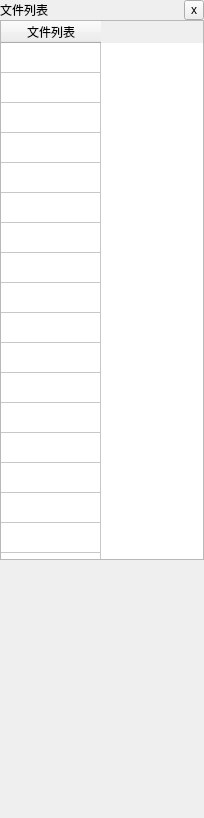
     <widget class="QStackedWidget" name="leftStackedWidget">
      <property name="maximumSize">
       <size>
        <width>204</width>
        <height>16777215</height>
       </size>
      </property>
      <property name="currentIndex">
       <number>0</number>
      </property>
      <widget class="QWidget" name="listlistWidget">
       <layout class="QVBoxLayout" name="verticalLayout_5">
        <property name="spacing">
         <number>0</number>
        </property>
        <property name="leftMargin">
         <number>0</number>
        </property>
        <property name="topMargin">
         <number>0</number>
        </property>
        <property name="rightMargin">
         <number>0</number>
        </property>
        <property name="bottomMargin">
         <number>0</number>
        </property>
        <item>
         <layout class="QHBoxLayout" name="horizontalLayout_6">
          <property name="spacing">
           <number>0</number>
          </property>
          <item>
           <widget class="QLabel" name="label_4">
            <property name="text">
             <string>文件列表</string>
            </property>
           </widget>
          </item>
          <item>
           <widget class="QToolButton" name="toolButton_closeFilelistWidget">
            <property name="sizePolicy">
             <sizepolicy hsizetype="Fixed" vsizetype="Fixed">
              <horstretch>0</horstretch>
              <verstretch>0</verstretch>
             </sizepolicy>
            </property>
            <property name="maximumSize">
             <size>
              <width>20</width>
              <height>20</height>
             </size>
            </property>
            <property name="text">
             <string notr="true">x</string>
            </property>
            <property name="iconSize">
             <size>
              <width>16</width>
              <height>16</height>
             </size>
            </property>
           </widget>
          </item>
         </layout>
        </item>
        <item>
         <widget class="QTableWidget" name="tableWidget_file">
          <property name="minimumSize">
           <size>
            <width>0</width>
            <height>540</height>
           </size>
          </property>
          <property name="verticalScrollBarPolicy">
           <enum>Qt::ScrollBarAlwaysOff</enum>
          </property>
          <property name="horizontalScrollBarPolicy">
           <enum>Qt::ScrollBarAlwaysOff</enum>
          </property>
          <property name="sizeAdjustPolicy">
           <enum>QAbstractScrollArea::AdjustIgnored</enum>
          </property>
          <property name="selectionMode">
           <enum>QAbstractItemView::NoSelection</enum>
          </property>
          <property name="selectionBehavior">
           <enum>QAbstractItemView::SelectItems</enum>
          </property>
          <property name="showGrid">
           <bool>true</bool>
          </property>
          <property name="gridStyle">
           <enum>Qt::SolidLine</enum>
          </property>
          <property name="rowCount">
           <number>18</number>
          </property>
          <attribute name="verticalHeaderVisible">
           <bool>false</bool>
          </attribute>
          <row>
           <property name="text">
            <string>水平相机#1</string>
           </property>
          </row>
          <row>
           <property name="text">
            <string>水平相机#2</string>
           </property>
          </row>
          <row>
           <property name="text">
            <string>水平相机#3</string>
           </property>
          </row>
          <row>
           <property name="text">
            <string>水平相机#3</string>
           </property>
          </row>
          <row>
           <property name="text">
            <string>水平相机#4</string>
           </property>
          </row>
          <row>
           <property name="text">
            <string>水平相机#5</string>
           </property>
          </row>
          <row>
           <property name="text">
            <string>水平相机#6</string>
           </property>
          </row>
          <row>
           <property name="text">
            <string>水平相机#7</string>
           </property>
          </row>
          <row>
           <property name="text">
            <string>水平相机#8</string>
           </property>
          </row>
          <row>
           <property name="text">
            <string>水平相机#9</string>
           </property>
          </row>
          <row>
           <property name="text">
            <string>水平相机#10</string>
           </property>
          </row>
          <row>
           <property name="text">
            <string>水平相机#11</string>
           </property>
          </row>
          <row>
           <property name="text">
            <string>垂直相机#1</string>
           </property>
          </row>
          <row>
           <property name="text">
            <string>垂直相机#2</string>
           </property>
          </row>
          <row>
           <property name="text">
            <string>垂直相机#3</string>
           </property>
          </row>
          <row>
           <property name="text">
            <string>垂直相机#4</string>
           </property>
          </row>
          <row>
           <property name="text">
            <string>垂直相机#5</string>
           </property>
          </row>
          <row>
           <property name="text">
            <string>垂直相机#6</string>
           </property>
          </row>
          <column>
           <property name="text">
            <string>文件列表</string>
           </property>
          </column>
         </widget>
        </item>
        <item>
         <spacer name="verticalSpacer_2">
          <property name="orientation">
           <enum>Qt::Vertical</enum>
          </property>
          <property name="sizeHint" stdset="0">
           <size>
            <width>20</width>
            <height>258</height>
           </size>
          </property>
         </spacer>
        </item>
       </layout>
      </widget>
     </widget>
